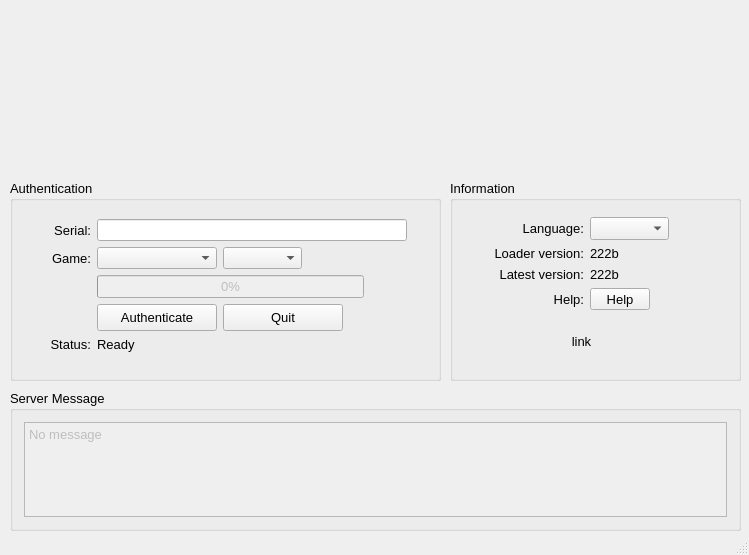
<?xml version="1.0" encoding="UTF-8"?>
<ui version="4.0">
 <class>MainWindow</class>
 <widget class="QMainWindow" name="MainWindow">
  <property name="geometry">
   <rect>
    <x>0</x>
    <y>0</y>
    <width>749</width>
    <height>555</height>
   </rect>
  </property>
  <property name="sizePolicy">
   <sizepolicy hsizetype="Fixed" vsizetype="Fixed">
    <horstretch>0</horstretch>
    <verstretch>0</verstretch>
   </sizepolicy>
  </property>
  <property name="minimumSize">
   <size>
    <width>749</width>
    <height>555</height>
   </size>
  </property>
  <property name="maximumSize">
   <size>
    <width>749</width>
    <height>555</height>
   </size>
  </property>
  <property name="windowTitle">
   <string>clubhouse</string>
  </property>
  <widget class="QWidget" name="centralWidget">
   <widget class="QLabel" name="lblHeaderImage">
    <property name="geometry">
     <rect>
      <x>0</x>
      <y>0</y>
      <width>751</width>
      <height>171</height>
     </rect>
    </property>
    <property name="text">
     <string/>
    </property>
    <property name="pixmap">
     <pixmap resource="resource.qrc">:/images/splash_variant0_blank.png</pixmap>
    </property>
    <property name="scaledContents">
     <bool>true</bool>
    </property>
   </widget>
   <widget class="QGroupBox" name="grpAuthentication">
    <property name="geometry">
     <rect>
      <x>10</x>
      <y>180</y>
      <width>431</width>
      <height>201</height>
     </rect>
    </property>
    <property name="font">
     <font>
      <pointsize>10</pointsize>
      <weight>50</weight>
      <bold>false</bold>
     </font>
    </property>
    <property name="title">
     <string>Authentication</string>
    </property>
    <layout class="QGridLayout" name="gridLayout">
     <item row="3" column="0">
      <spacer name="horizontalSpacer_5">
       <property name="orientation">
        <enum>Qt::Horizontal</enum>
       </property>
       <property name="sizeType">
        <enum>QSizePolicy::Maximum</enum>
       </property>
       <property name="sizeHint" stdset="0">
        <size>
         <width>10</width>
         <height>10</height>
        </size>
       </property>
      </spacer>
     </item>
     <item row="2" column="1">
      <widget class="QLabel" name="lblSerialKey">
       <property name="minimumSize">
        <size>
         <width>0</width>
         <height>22</height>
        </size>
       </property>
       <property name="maximumSize">
        <size>
         <width>16777215</width>
         <height>22</height>
        </size>
       </property>
       <property name="font">
        <font>
         <weight>50</weight>
         <bold>false</bold>
        </font>
       </property>
       <property name="text">
        <string>Serial:</string>
       </property>
       <property name="alignment">
        <set>Qt::AlignRight|Qt::AlignTrailing|Qt::AlignVCenter</set>
       </property>
      </widget>
     </item>
     <item row="0" column="2">
      <spacer name="verticalSpacer_4">
       <property name="orientation">
        <enum>Qt::Vertical</enum>
       </property>
       <property name="sizeHint" stdset="0">
        <size>
         <width>20</width>
         <height>40</height>
        </size>
       </property>
      </spacer>
     </item>
     <item row="3" column="2">
      <widget class="QComboBox" name="cmbGame">
       <property name="minimumSize">
        <size>
         <width>120</width>
         <height>22</height>
        </size>
       </property>
       <property name="maximumSize">
        <size>
         <width>120</width>
         <height>22</height>
        </size>
       </property>
       <property name="font">
        <font>
         <weight>50</weight>
         <bold>false</bold>
        </font>
       </property>
       <property name="currentText">
        <string/>
       </property>
      </widget>
     </item>
     <item row="8" column="1">
      <widget class="QLabel" name="lblStatus">
       <property name="font">
        <font>
         <weight>50</weight>
         <bold>false</bold>
        </font>
       </property>
       <property name="text">
        <string>Status:</string>
       </property>
       <property name="alignment">
        <set>Qt::AlignRight|Qt::AlignTrailing|Qt::AlignVCenter</set>
       </property>
      </widget>
     </item>
     <item row="8" column="2" colspan="2">
      <layout class="QHBoxLayout" name="horizontalLayout_2">
       <item>
        <widget class="QLabel" name="lblStatusValue">
         <property name="font">
          <font>
           <weight>50</weight>
           <bold>false</bold>
          </font>
         </property>
         <property name="text">
          <string>Ready</string>
         </property>
        </widget>
       </item>
      </layout>
     </item>
     <item row="2" column="2" colspan="4">
      <widget class="QLineEdit" name="txtSerial">
       <property name="minimumSize">
        <size>
         <width>310</width>
         <height>22</height>
        </size>
       </property>
       <property name="maximumSize">
        <size>
         <width>310</width>
         <height>22</height>
        </size>
       </property>
       <property name="font">
        <font>
         <weight>50</weight>
         <bold>false</bold>
        </font>
       </property>
       <property name="text">
        <string/>
       </property>
      </widget>
     </item>
     <item row="3" column="1">
      <widget class="QLabel" name="lblGameType">
       <property name="minimumSize">
        <size>
         <width>0</width>
         <height>22</height>
        </size>
       </property>
       <property name="maximumSize">
        <size>
         <width>16777215</width>
         <height>22</height>
        </size>
       </property>
       <property name="font">
        <font>
         <weight>50</weight>
         <bold>false</bold>
        </font>
       </property>
       <property name="text">
        <string>Game:</string>
       </property>
       <property name="alignment">
        <set>Qt::AlignRight|Qt::AlignTrailing|Qt::AlignVCenter</set>
       </property>
      </widget>
     </item>
     <item row="9" column="2">
      <spacer name="verticalSpacer_3">
       <property name="orientation">
        <enum>Qt::Vertical</enum>
       </property>
       <property name="sizeType">
        <enum>QSizePolicy::Fixed</enum>
       </property>
       <property name="sizeHint" stdset="0">
        <size>
         <width>20</width>
         <height>15</height>
        </size>
       </property>
      </spacer>
     </item>
     <item row="6" column="2" colspan="4">
      <layout class="QHBoxLayout" name="horizontalLayout">
       <item>
        <widget class="QPushButton" name="cmdAuthenticate">
         <property name="minimumSize">
          <size>
           <width>120</width>
           <height>27</height>
          </size>
         </property>
         <property name="maximumSize">
          <size>
           <width>120</width>
           <height>27</height>
          </size>
         </property>
         <property name="font">
          <font>
           <weight>50</weight>
           <bold>false</bold>
          </font>
         </property>
         <property name="text">
          <string>Authenticate</string>
         </property>
         <property name="icon">
          <iconset resource="resource.qrc">
           <normaloff>:/images/key-solid.png</normaloff>:/images/key-solid.png</iconset>
         </property>
        </widget>
       </item>
       <item>
        <widget class="QPushButton" name="cmdQuit">
         <property name="minimumSize">
          <size>
           <width>120</width>
           <height>27</height>
          </size>
         </property>
         <property name="maximumSize">
          <size>
           <width>120</width>
           <height>27</height>
          </size>
         </property>
         <property name="font">
          <font>
           <weight>50</weight>
           <bold>false</bold>
          </font>
         </property>
         <property name="text">
          <string>Quit</string>
         </property>
         <property name="icon">
          <iconset resource="resource.qrc">
           <normaloff>:/images/cross-small.png</normaloff>:/images/cross-small.png</iconset>
         </property>
        </widget>
       </item>
       <item>
        <spacer name="horizontalSpacer">
         <property name="font">
          <font>
           <weight>50</weight>
           <bold>false</bold>
          </font>
         </property>
         <property name="orientation">
          <enum>Qt::Horizontal</enum>
         </property>
         <property name="sizeHint" stdset="0">
          <size>
           <width>40</width>
           <height>20</height>
          </size>
         </property>
        </spacer>
       </item>
      </layout>
     </item>
     <item row="1" column="2">
      <spacer name="verticalSpacer_5">
       <property name="orientation">
        <enum>Qt::Vertical</enum>
       </property>
       <property name="sizeType">
        <enum>QSizePolicy::Fixed</enum>
       </property>
       <property name="sizeHint" stdset="0">
        <size>
         <width>20</width>
         <height>5</height>
        </size>
       </property>
      </spacer>
     </item>
     <item row="4" column="2" colspan="3">
      <widget class="QProgressBar" name="progress">
       <property name="enabled">
        <bool>false</bool>
       </property>
       <property name="maximum">
        <number>8</number>
       </property>
       <property name="value">
        <number>0</number>
       </property>
      </widget>
     </item>
     <item row="3" column="3">
      <widget class="QComboBox" name="cmbCleaner">
       <property name="minimumSize">
        <size>
         <width>0</width>
         <height>22</height>
        </size>
       </property>
      </widget>
     </item>
    </layout>
   </widget>
   <widget class="QGroupBox" name="grpServerMessage">
    <property name="geometry">
     <rect>
      <x>10</x>
      <y>390</y>
      <width>731</width>
      <height>141</height>
     </rect>
    </property>
    <property name="font">
     <font>
      <pointsize>10</pointsize>
      <weight>50</weight>
      <bold>false</bold>
     </font>
    </property>
    <property name="title">
     <string>Server Message</string>
    </property>
    <layout class="QGridLayout" name="gridLayout_3">
     <item row="0" column="0">
      <widget class="QPlainTextEdit" name="txtServerMessage">
       <property name="enabled">
        <bool>false</bool>
       </property>
       <property name="font">
        <font>
         <weight>50</weight>
         <bold>false</bold>
        </font>
       </property>
       <property name="plainText">
        <string>No message</string>
       </property>
      </widget>
     </item>
    </layout>
   </widget>
   <widget class="QGroupBox" name="grpInformation">
    <property name="geometry">
     <rect>
      <x>450</x>
      <y>180</y>
      <width>291</width>
      <height>201</height>
     </rect>
    </property>
    <property name="font">
     <font>
      <pointsize>10</pointsize>
      <weight>50</weight>
      <bold>false</bold>
     </font>
    </property>
    <property name="title">
     <string>Information</string>
    </property>
    <layout class="QGridLayout" name="gridLayout_4">
     <item row="1" column="1">
      <layout class="QGridLayout" name="gridLayout_2">
       <item row="1" column="1">
        <widget class="QLabel" name="label_7">
         <property name="font">
          <font>
           <weight>50</weight>
           <bold>false</bold>
          </font>
         </property>
         <property name="text">
          <string>222b</string>
         </property>
        </widget>
       </item>
       <item row="0" column="1">
        <widget class="QComboBox" name="cmbLanguage">
         <property name="font">
          <font>
           <weight>50</weight>
           <bold>false</bold>
          </font>
         </property>
        </widget>
       </item>
       <item row="3" column="0">
        <widget class="QLabel" name="lblHelp">
         <property name="font">
          <font>
           <weight>50</weight>
           <bold>false</bold>
          </font>
         </property>
         <property name="text">
          <string>Help:</string>
         </property>
         <property name="alignment">
          <set>Qt::AlignRight|Qt::AlignTrailing|Qt::AlignVCenter</set>
         </property>
        </widget>
       </item>
       <item row="3" column="1">
        <widget class="QPushButton" name="cmdHardware">
         <property name="enabled">
          <bool>true</bool>
         </property>
         <property name="minimumSize">
          <size>
           <width>60</width>
           <height>22</height>
          </size>
         </property>
         <property name="maximumSize">
          <size>
           <width>30</width>
           <height>22</height>
          </size>
         </property>
         <property name="text">
          <string>Help</string>
         </property>
        </widget>
       </item>
       <item row="1" column="0">
        <widget class="QLabel" name="lblLoaderVersion">
         <property name="font">
          <font>
           <weight>50</weight>
           <bold>false</bold>
          </font>
         </property>
         <property name="text">
          <string>Loader version:</string>
         </property>
         <property name="alignment">
          <set>Qt::AlignRight|Qt::AlignTrailing|Qt::AlignVCenter</set>
         </property>
        </widget>
       </item>
       <item row="2" column="0">
        <widget class="QLabel" name="lblLatestVersion">
         <property name="font">
          <font>
           <weight>50</weight>
           <bold>false</bold>
          </font>
         </property>
         <property name="text">
          <string>Latest version:</string>
         </property>
         <property name="alignment">
          <set>Qt::AlignRight|Qt::AlignTrailing|Qt::AlignVCenter</set>
         </property>
        </widget>
       </item>
       <item row="2" column="1">
        <widget class="QLabel" name="label_8">
         <property name="font">
          <font>
           <weight>50</weight>
           <bold>false</bold>
          </font>
         </property>
         <property name="text">
          <string>222b</string>
         </property>
        </widget>
       </item>
       <item row="0" column="0">
        <widget class="QLabel" name="lblLanguage">
         <property name="font">
          <font>
           <weight>50</weight>
           <bold>false</bold>
          </font>
         </property>
         <property name="text">
          <string>Language:</string>
         </property>
         <property name="alignment">
          <set>Qt::AlignRight|Qt::AlignTrailing|Qt::AlignVCenter</set>
         </property>
        </widget>
       </item>
      </layout>
     </item>
     <item row="4" column="1">
      <spacer name="verticalSpacer_6">
       <property name="orientation">
        <enum>Qt::Vertical</enum>
       </property>
       <property name="sizeHint" stdset="0">
        <size>
         <width>20</width>
         <height>40</height>
        </size>
       </property>
      </spacer>
     </item>
     <item row="1" column="0">
      <spacer name="horizontalSpacer_3">
       <property name="orientation">
        <enum>Qt::Horizontal</enum>
       </property>
       <property name="sizeType">
        <enum>QSizePolicy::Maximum</enum>
       </property>
       <property name="sizeHint" stdset="0">
        <size>
         <width>30</width>
         <height>5</height>
        </size>
       </property>
      </spacer>
     </item>
     <item row="0" column="1">
      <spacer name="verticalSpacer_2">
       <property name="orientation">
        <enum>Qt::Vertical</enum>
       </property>
       <property name="sizeType">
        <enum>QSizePolicy::Fixed</enum>
       </property>
       <property name="sizeHint" stdset="0">
        <size>
         <width>20</width>
         <height>5</height>
        </size>
       </property>
      </spacer>
     </item>
     <item row="3" column="1">
      <widget class="QLabel" name="lblSite">
       <property name="enabled">
        <bool>true</bool>
       </property>
       <property name="font">
        <font>
         <weight>50</weight>
         <bold>false</bold>
        </font>
       </property>
       <property name="text">
        <string>link</string>
       </property>
       <property name="alignment">
        <set>Qt::AlignCenter</set>
       </property>
      </widget>
     </item>
     <item row="1" column="2">
      <spacer name="horizontalSpacer_2">
       <property name="orientation">
        <enum>Qt::Horizontal</enum>
       </property>
       <property name="sizeHint" stdset="0">
        <size>
         <width>40</width>
         <height>20</height>
        </size>
       </property>
      </spacer>
     </item>
     <item row="2" column="1">
      <spacer name="verticalSpacer">
       <property name="orientation">
        <enum>Qt::Vertical</enum>
       </property>
       <property name="sizeHint" stdset="0">
        <size>
         <width>20</width>
         <height>40</height>
        </size>
       </property>
      </spacer>
     </item>
    </layout>
   </widget>
  </widget>
  <widget class="QStatusBar" name="statusBar"/>
 </widget>
 <layoutdefault spacing="6" margin="11"/>
 <resources>
  <include location="resource.qrc"/>
 </resources>
 <connections/>
</ui>
